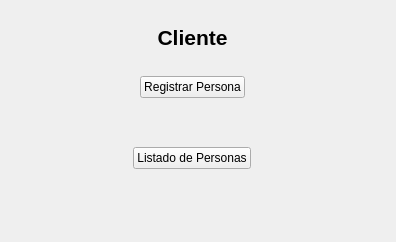
<?xml version="1.0" encoding="UTF-8"?>
<ui version="4.0">
 <class>MainWindow</class>
 <widget class="QMainWindow" name="MainWindow">
  <property name="geometry">
   <rect>
    <x>0</x>
    <y>0</y>
    <width>396</width>
    <height>242</height>
   </rect>
  </property>
  <property name="windowTitle">
   <string>MainWindow</string>
  </property>
  <widget class="QWidget" name="centralwidget">
   <widget class="QWidget" name="layoutWidget">
    <property name="geometry">
     <rect>
      <x>90</x>
      <y>20</y>
      <width>205</width>
      <height>170</height>
     </rect>
    </property>
    <layout class="QVBoxLayout" name="verticalLayout_2">
     <property name="spacing">
      <number>16</number>
     </property>
     <property name="sizeConstraint">
      <enum>QLayout::SetDefaultConstraint</enum>
     </property>
     <property name="leftMargin">
      <number>30</number>
     </property>
     <property name="topMargin">
      <number>0</number>
     </property>
     <property name="rightMargin">
      <number>30</number>
     </property>
     <property name="bottomMargin">
      <number>15</number>
     </property>
     <item>
      <widget class="QLabel" name="titulo">
       <property name="font">
        <font>
         <family>Arial</family>
         <pointsize>16</pointsize>
         <weight>75</weight>
         <bold>true</bold>
        </font>
       </property>
       <property name="text">
        <string>Cliente</string>
       </property>
       <property name="alignment">
        <set>Qt::AlignCenter</set>
       </property>
      </widget>
     </item>
     <item alignment="Qt::AlignHCenter|Qt::AlignVCenter">
      <widget class="QPushButton" name="button_registrar">
       <property name="font">
        <font>
         <family>Arial</family>
        </font>
       </property>
       <property name="autoFillBackground">
        <bool>false</bool>
       </property>
       <property name="text">
        <string>Registrar Persona</string>
       </property>
      </widget>
     </item>
     <item>
      <spacer name="horizontalSpacer">
       <property name="orientation">
        <enum>Qt::Horizontal</enum>
       </property>
       <property name="sizeHint" stdset="0">
        <size>
         <width>40</width>
         <height>20</height>
        </size>
       </property>
      </spacer>
     </item>
     <item alignment="Qt::AlignHCenter|Qt::AlignVCenter">
      <widget class="QPushButton" name="button_listar">
       <property name="font">
        <font>
         <family>Arial</family>
        </font>
       </property>
       <property name="text">
        <string>Listado de Personas</string>
       </property>
      </widget>
     </item>
    </layout>
   </widget>
  </widget>
 </widget>
 <resources/>
 <connections/>
</ui>
